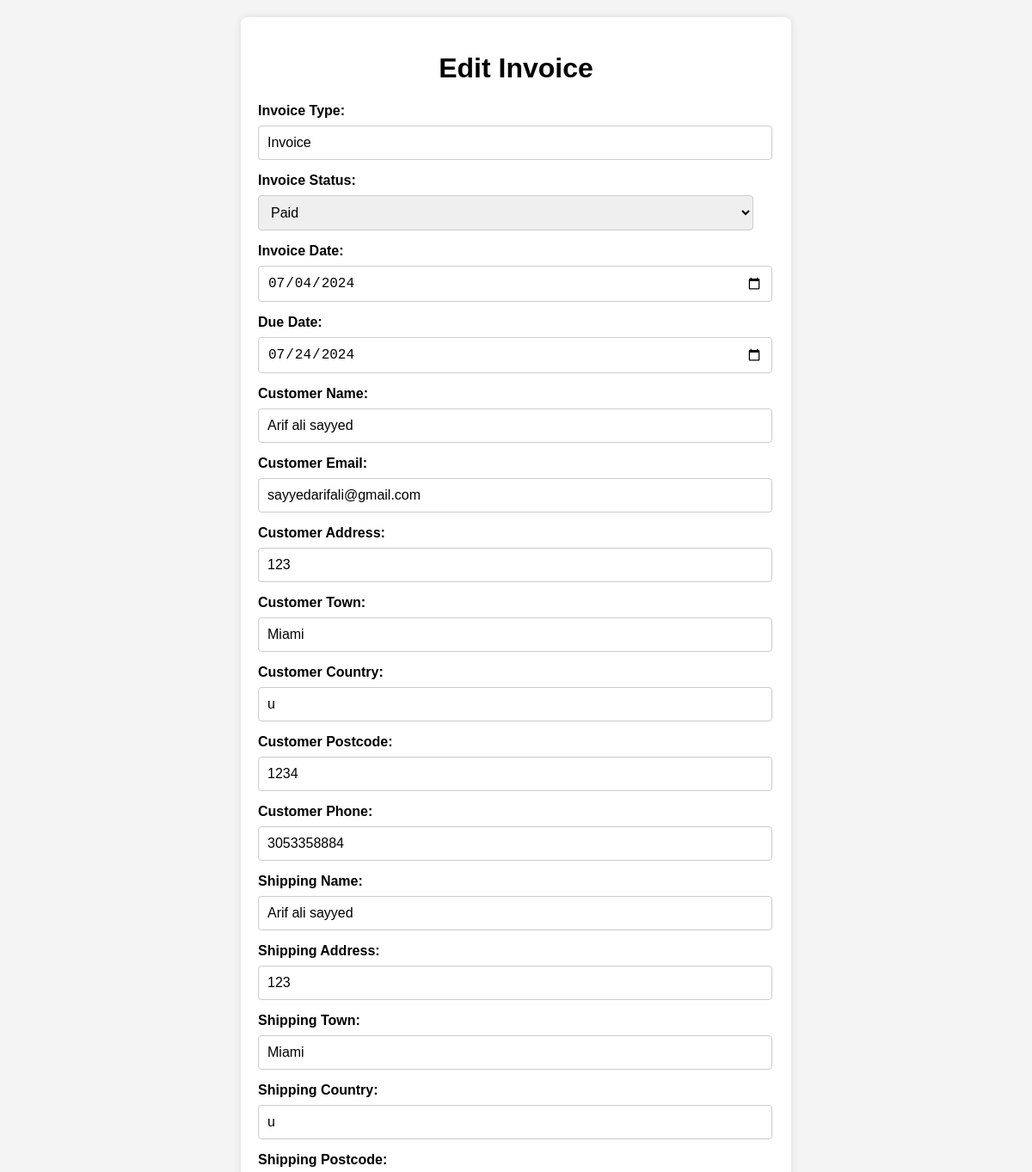
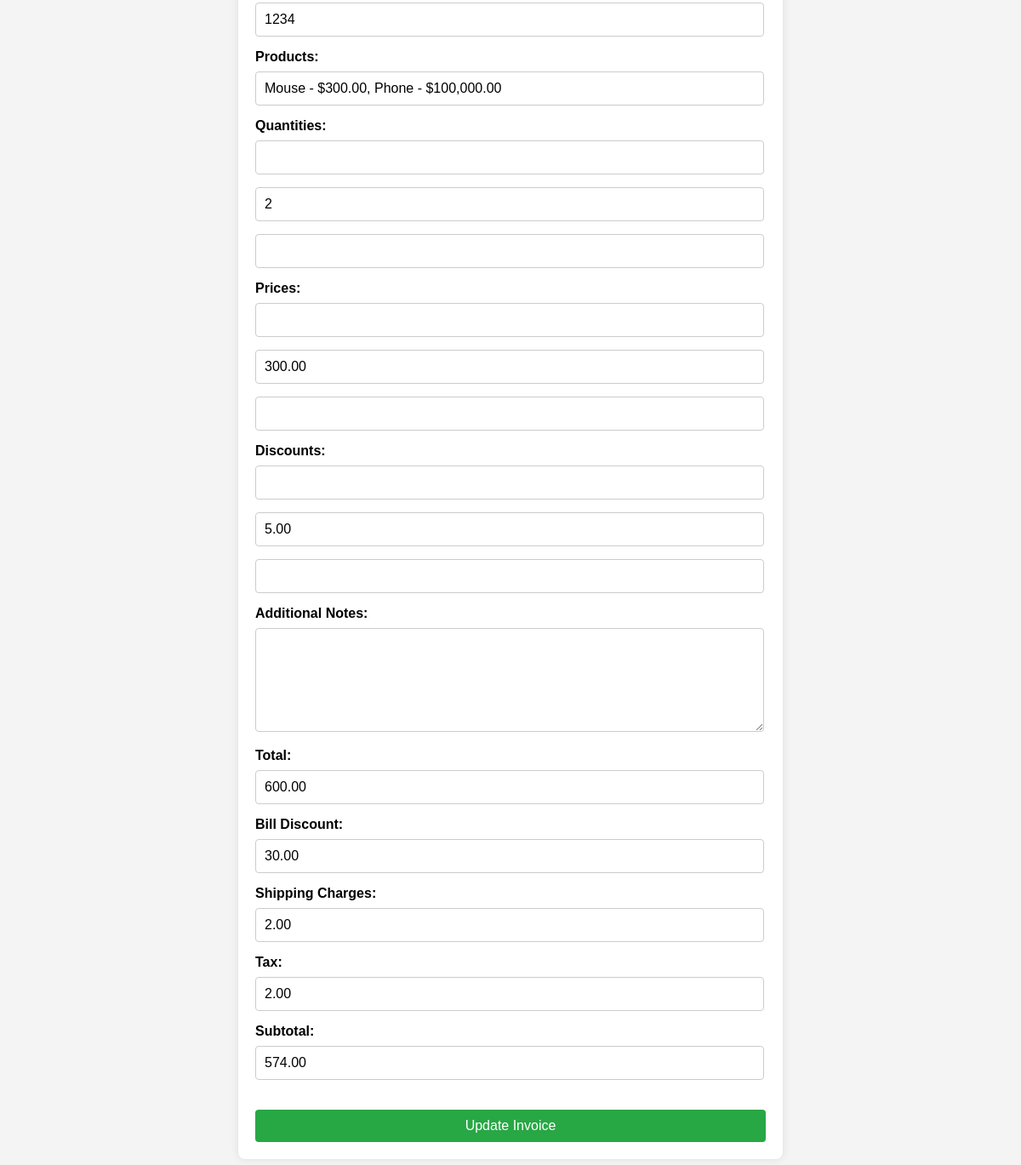
The app's page /func/edit_invoice.php?id=P37MJVU8BQ (signed in) with its own data (2 pictures, top to bottom).
### tables this page shows
CREATE TABLE `invoice` (
  `id` char(10) NOT NULL,
  `invoice_type` enum('Invoice','Quote','Receipt') NOT NULL,
  `invoice_status` enum('Paid','Open') NOT NULL,
  `invoice_date` date NOT NULL,
  `due_date` date NOT NULL,
  `customer_id` int(11) NOT NULL,
  `shipping_name` varchar(255) NOT NULL,
  `shipping_address` text NOT NULL,
  `shipping_town` varchar(255) NOT NULL,
  `shipping_country` varchar(255) NOT NULL,
  `shipping_postcode` varchar(50) NOT NULL,
  `additional_notes` text DEFAULT NULL,
  `total` decimal(10,2) NOT NULL,
  `bill_discount` decimal(10,2) NOT NULL,
  `shipping_charges` decimal(10,2) NOT NULL,
  `tax` decimal(10,2) NOT NULL,
  `subtotal` decimal(10,2) NOT NULL
);

CREATE TABLE `customers` (
  `id` int(11) NOT NULL,
  `name` varchar(255) NOT NULL,
  `email` varchar(255) NOT NULL,
  `address` varchar(255) NOT NULL,
  `town` varchar(255) NOT NULL,
  `country` varchar(255) NOT NULL,
  `postcode` varchar(20) NOT NULL,
  `phone` varchar(20) NOT NULL
);

CREATE TABLE `products` (
  `id` int(11) NOT NULL,
  `name` varchar(100) NOT NULL,
  `description` text DEFAULT NULL,
  `price` decimal(10,2) NOT NULL
);

### func/edit_invoice.php (the view, shortened to what this page needs)
<?php
include('../includes/db.php');
if (isset($_GET['id'])) {
    $invoiceId = $_GET['id'];
    $sql = "SELECT * FROM invoice WHERE id = ?";
    $stmt = $conn->prepare($sql);
    $stmt->bind_param('s', $invoiceId);
    $stmt->execute();
    $result = $stmt->get_result();
    $invoice = $result->fetch_assoc();
    $customerSql = "SELECT * FROM customers WHERE id = ?";
    $customerStmt = $conn->prepare($customerSql);
    $customerStmt->bind_param('i', $invoice['customer_id']);
    $customerStmt->execute();
    $customerResult = $customerStmt->get_result();
    $customer = $customerResult->fetch_assoc();
    $productQuery = "SELECT id, name, price FROM products";
    $productResult = $conn->query($productQuery);
    $products = [];
    if ($productResult->num_rows > 0) {
        while ($row = $productResult->fetch_assoc()) {
            $products[] = $row;
        }
    }
$invoiceProductsQuery = "SELECT product_id FROM invoice_items WHERE invoice_id = ?";
$invoiceProductsStmt = $conn->prepare($invoiceProductsQuery);
$invoiceProductsStmt->bind_param('i', $invoiceId);
$invoiceProductsStmt->execute();
$invoiceProductsResult = $invoiceProductsStmt->get_result();
$invoiceProducts = [];
if ($invoiceProductsResult->num_rows > 0) {
    while ($row = $invoiceProductsResult->fetch_assoc()) {
        $invoiceProducts[] = $row['product_id'];
    }
}
$query = "SELECT product_id, quantity, price, discount FROM invoice_items WHERE invoice_id = ?";
$stmt = $conn->prepare($query);
$stmt->bind_param('s', $invoiceId);
$stmt->execute();
$result = $stmt->get_result();
$quantities = [];
$prices = [];
$discounts = [];
if ($result->num_rows > 0) {
    while ($row = $result->fetch_assoc()) {
        $quantities[$row['product_id']] = $row['quantity'];
        $prices[$row['product_id']] = $row['price'];
        $discounts[$row['product_id']] = $row['discount'];
    }
}
} else {
    header('Location: ../templates/manage_invoices.php');
    exit();
}
?>
<!DOCTYPE html>
<html lang="en">
<head>
    <link rel="stylesheet" href="https://cdnjs.cloudflare.com/ajax/libs/font-awesome/5.15.3/css/all.min.css">
</head>
<body>
    <form action="edit_invoice.php" method="POST">
        <h1>Edit Invoice</h1>
        <label for="invoice_type">Invoice Type:</label>
        <input type="text" id="invoice_type" name="invoice_type" value="<?php echo $invoice['invoice_type']; ?>" required><br>
        <label for="invoice_status">Invoice Status:</label>
<select id="invoice_status" name="invoice_status" required>
    <option value="Paid" <?php echo ($invoice['invoice_status'] == 'Paid') ? 'selected' : ''; ?>>Paid</option>
</select><br>
        <label for="invoice_date">Invoice Date:</label>
        <input type="date" id="invoice_date" name="invoice_date" value="<?php echo $invoice['invoice_date']; ?>" required><br>
        <label for="due_date">Due Date:</label>
        <input type="date" id="due_date" name="due_date" value="<?php echo $invoice['due_date']; ?>" required><br>
        <label for="customer_name">Customer Name:</label>
        <input type="text" id="customer_name" name="customer_name" value="<?php echo  $customer['name']; ?>" required><br>
        <label for="customer_email">Customer Email:</label>
        <input type="email" id="customer_email" name="customer_email" value="<?php echo  $customer['email']; ?>" required><br>
        <label for="customer_address">Customer Address:</label>
        <input type="text" id="customer_address" name="customer_address" value="<?php echo  $customer['address']; ?>" required><br>
        <label for="customer_town">Customer Town:</label>
        <input type="text" id="customer_town" name="customer_town" value="<?php echo  $customer['town']; ?>" required><br>
        <label for="customer_country">Customer Country:</label>
        <input type="text" id="customer_country" name="customer_country" value="<?php echo  $customer['country']; ?>" required><br>
        <label for="customer_postcode">Customer Postcode:</label>
        <input type="text" id="customer_postcode" name="customer_postcode" value="<?php echo $customer['postcode']; ?>" required><br>
        <label for="customer_phone">Customer Phone:</label>
        <input type="text" id="customer_phone" name="customer_phone" value="<?php echo  $customer['phone']; ?>" required><br>
        <label for="shipping_name">Shipping Name:</label>
        <input type="text" id="shipping_name" name="shipping_name" value="<?php echo $invoice['shipping_name']; ?>" required><br>
        <label for="shipping_address">Shipping Address:</label>
        <input type="text" id="shipping_address" name="shipping_address" value="<?php echo $invoice['shipping_address']; ?>" required><br>
        <label for="shipping_town">Shipping Town:</label>
        <input type="text" id="shipping_town" name="shipping_town" value="<?php echo $invoice['shipping_town']; ?>" required><br>
        <label for="shipping_country">Shipping Country:</label>
        <input type="text" id="shipping_country" name="shipping_country" value="<?php echo $invoice['shipping_country']; ?>" required><br>
        <label for="shipping_postcode">Shipping Postcode:</label>
        <input type="text" id="shipping_postcode" name="shipping_postcode" value="<?php echo $invoice['shipping_postcode']; ?>" required><br>
        <label for="products">Products:</label>
        <input type="text" id="products" name="products" value="<?php
    $productsText = '';
    foreach ($products as $product) {
        if (in_array($product['id'], $invoiceProducts)) {
            $productsText .= $product['name'] . ' - $' . number_format($product['price'], 2) . ', ';
        }
    }
    echo rtrim($productsText, ', ');
?>" readonly><br>
        <label for="quantities">Quantities:</label>
        <?php foreach ($products as $product) : ?>
            <input type="text" name="quantity[<?php echo $product['id']; ?>]" value="<?php echo isset($quantities[$product['id']]) ? htmlspecialchars($quantities[$product['id']]) : ''; ?>"><br>
        <?php endforeach; ?>
        <label for="prices">Prices:</label>
        <?php foreach ($products as $product) : ?>
            <input type="text" name="price[<?php echo $product['id']; ?>]" value="<?php echo isset($prices[$product['id']]) ? htmlspecialchars($prices[$product['id']]) : ''; ?>"><br>
        <?php endforeach; ?>
        <label for="discounts">Discounts:</label>
        <?php foreach ($products as $product) : ?>
            <input type="text" name="discount[<?php echo $product['id']; ?>]" value="<?php echo isset($discounts[$product['id']]) ? htmlspecialchars($discounts[$product['id']]) : ''; ?>"><br>
        <?php endforeach; ?>
        <label for="additional_notes">Additional Notes:</label>
        <textarea id="additional_notes" name="additional_notes" ><?php echo $invoice['additional_notes']; ?></textarea><br>
        <label for="total">Total:</label>
        <input type="text" id="total" name="total" value="<?php echo $invoice['total']; ?>" required><br>
        <label for="bill_discount">Bill Discount:</label>
        <input type="text" id="bill_discount" name="bill_discount" value="<?php echo $invoice['bill_discount']; ?>" required><br>
        <label for="shipping_charges">Shipping Charges:</label>
        <input type="text" id="shipping_charges" name="shipping_charges" value="<?php echo $invoice['shipping_charges']; ?>" required><br>
        <label for="tax">Tax:</label>
        <input type="text" id="tax" name="tax" value="<?php echo $invoice['tax']; ?>" required><br>
        <label for="subtotal">Subtotal:</label>
        <input type="text" id="subtotal" name="subtotal" value="<?php echo $invoice['subtotal']; ?>" required><br>
        <button type="submit">Update Invoice</button>
    </form>
</body>
</html>

### func/edit_invoice.php (style rules this page uses)
body { font-family: Arial, sans-serif; margin: 0; padding: 0; display: flex; justify-content: center; align-items: center; background-color: #f4f4f4; }
form { background-color: #ffffff; padding: 20px; border-radius: 8px; box-shadow: 0 0 10px rgba(0, 0, 0, 0.1); width: 100%; max-width: 600px; margin: 20px; }
h1 { text-align: center; }
label { display: block; margin-bottom: 8px; font-weight: bold; }
input[type="text"], input[type="date"], input[type="email"], textarea, select { width: calc(100% - 24px); padding: 10px; margin-bottom: 15px; border: 1px solid #ccc; border-radius: 4px; font-size: 16px; }
textarea { resize: vertical; height: 100px; }
button { display: block; width: 100%; padding: 10px; background-color: #28a745; color: white; border: none; border-radius: 4px; font-size: 16px; cursor: pointer; margin-top: 20px; }

### records on screen
invoice: invoice_type "Invoice", invoice_date "07/04/2024", due_date "07/24/2024", shipping_name "Arif ali sayyed", shipping_address "123", shipping_town "Miami", shipping_country "u", shipping_postcode "1234", total "600.00", bill_discount "30.00", shipping_charges "2.00", tax "2.00", subtotal "574.00"
customers: customer_name "Arif ali sayyed", customer_email "sayyedarifali@gmail.com", customer_address "123", customer_town "Miami", customer_country "u", customer_postcode "1234", customer_phone "3053358884"
products: id "2", id "300.00", id "5.00"
